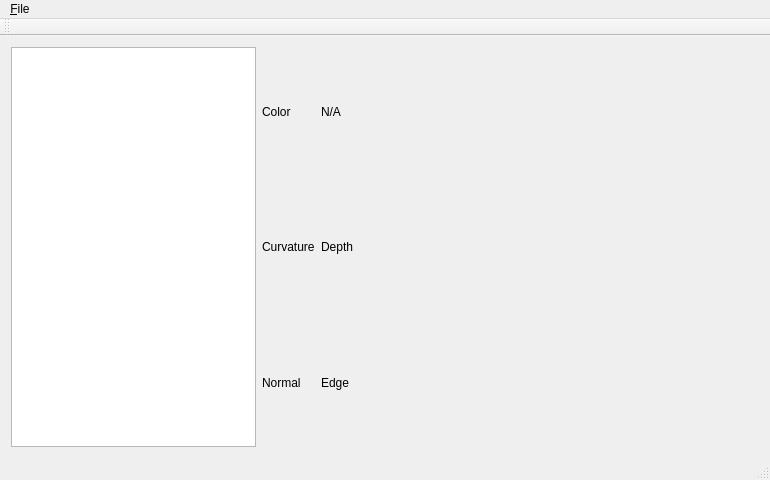
<?xml version="1.0" encoding="UTF-8"?>
<ui version="4.0">
 <class>dc_viewerClass</class>
 <widget class="QMainWindow" name="dc_viewerClass">
  <property name="geometry">
   <rect>
    <x>0</x>
    <y>0</y>
    <width>770</width>
    <height>471</height>
   </rect>
  </property>
  <property name="windowTitle">
   <string>dc_viewer</string>
  </property>
  <widget class="QWidget" name="centralWidget">
   <layout class="QGridLayout" name="gridLayout">
    <item row="0" column="0" rowspan="3">
     <widget class="QTreeView" name="fileTreeView">
      <property name="sizePolicy">
       <sizepolicy hsizetype="Fixed" vsizetype="Expanding">
        <horstretch>0</horstretch>
        <verstretch>0</verstretch>
       </sizepolicy>
      </property>
      <property name="minimumSize">
       <size>
        <width>200</width>
        <height>0</height>
       </size>
      </property>
     </widget>
    </item>
    <item row="0" column="1">
     <widget class="XlLabelDisplay" name="colorLabel">
      <property name="text">
       <string>Color</string>
      </property>
     </widget>
    </item>
    <item row="0" column="2">
     <widget class="XlLabelDisplay" name="tempLabel">
      <property name="text">
       <string>N/A</string>
      </property>
     </widget>
    </item>
    <item row="0" column="3" rowspan="3">
     <widget class="XlPointCloudWidget" name="glWidget" native="true">
      <property name="sizePolicy">
       <sizepolicy hsizetype="Fixed" vsizetype="Fixed">
        <horstretch>0</horstretch>
        <verstretch>0</verstretch>
       </sizepolicy>
      </property>
      <property name="minimumSize">
       <size>
        <width>400</width>
        <height>400</height>
       </size>
      </property>
     </widget>
    </item>
    <item row="1" column="1">
     <widget class="XlLabelDisplay" name="curvatureLabel">
      <property name="text">
       <string>Curvature</string>
      </property>
     </widget>
    </item>
    <item row="1" column="2">
     <widget class="XlLabelDisplay" name="depthLabel">
      <property name="text">
       <string>Depth</string>
      </property>
     </widget>
    </item>
    <item row="2" column="1">
     <widget class="XlLabelDisplay" name="normalLabel">
      <property name="text">
       <string>Normal</string>
      </property>
     </widget>
    </item>
    <item row="2" column="2">
     <widget class="XlLabelDisplay" name="edgeLabel">
      <property name="text">
       <string>Edge</string>
      </property>
     </widget>
    </item>
   </layout>
  </widget>
  <widget class="QMenuBar" name="menuBar">
   <property name="geometry">
    <rect>
     <x>0</x>
     <y>0</y>
     <width>770</width>
     <height>21</height>
    </rect>
   </property>
   <widget class="QMenu" name="menu_File">
    <property name="title">
     <string>&amp;File</string>
    </property>
    <addaction name="actionSetRoot"/>
    <addaction name="actionSetTemppath"/>
    <addaction name="separator"/>
    <addaction name="action_Exit"/>
   </widget>
   <addaction name="menu_File"/>
  </widget>
  <widget class="QToolBar" name="mainToolBar">
   <attribute name="toolBarArea">
    <enum>TopToolBarArea</enum>
   </attribute>
   <attribute name="toolBarBreak">
    <bool>false</bool>
   </attribute>
  </widget>
  <widget class="QStatusBar" name="statusBar"/>
  <action name="actionSetRoot">
   <property name="text">
    <string>Set &amp;Root</string>
   </property>
  </action>
  <action name="action_Exit">
   <property name="text">
    <string>&amp;Exit</string>
   </property>
  </action>
  <action name="actionSetTemppath">
   <property name="text">
    <string>Set &amp;Temppath</string>
   </property>
  </action>
 </widget>
 <layoutdefault spacing="6" margin="11"/>
 <customwidgets>
  <customwidget>
   <class>XlLabelDisplay</class>
   <extends>QLabel</extends>
   <header>xllabeldisplay.h</header>
  </customwidget>
  <customwidget>
   <class>XlPointCloudWidget</class>
   <extends>QWidget</extends>
   <header location="global">xlpointcloudwidget.h</header>
   <container>1</container>
  </customwidget>
 </customwidgets>
 <resources>
  <include location="dc_viewer.qrc"/>
 </resources>
 <connections/>
</ui>
